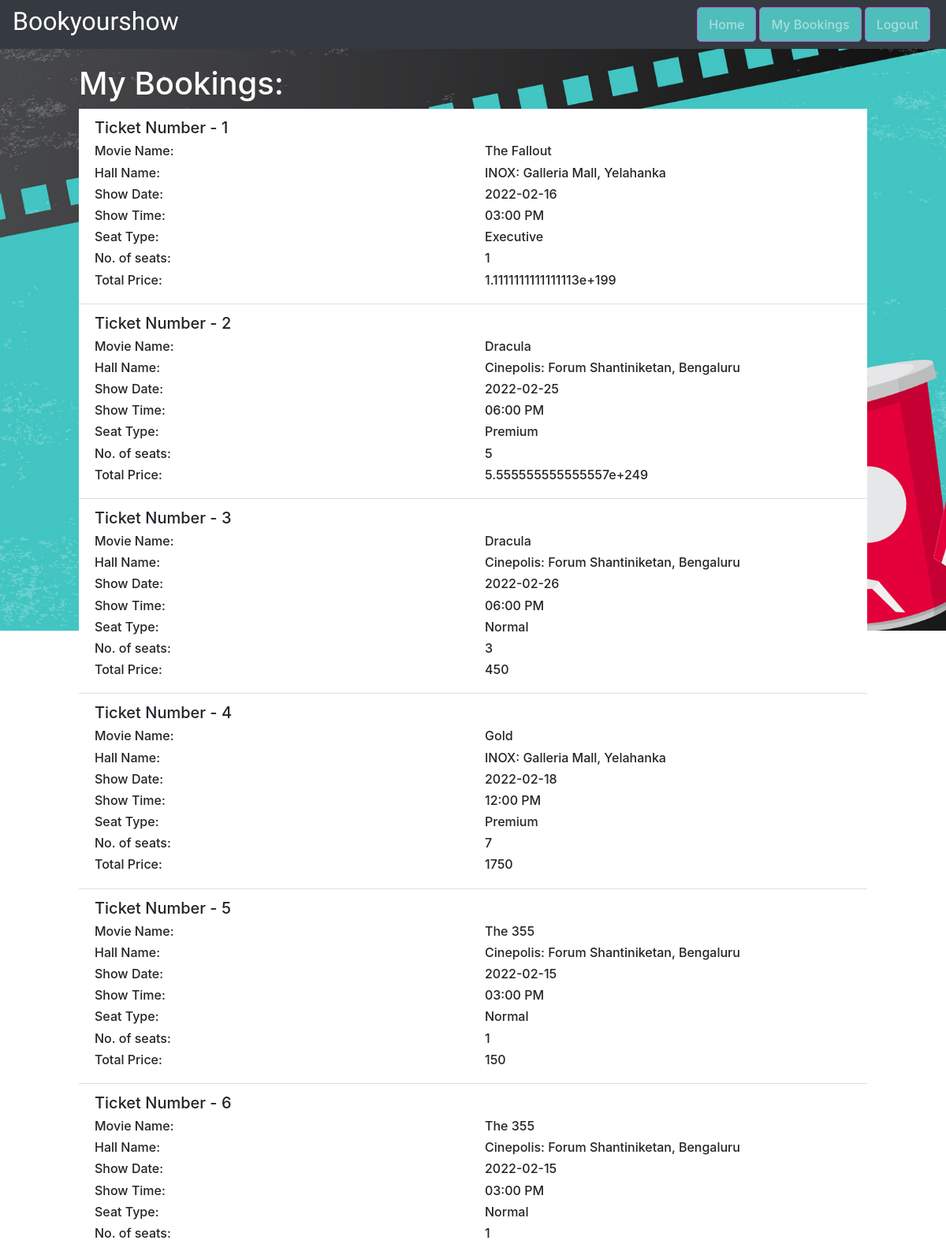
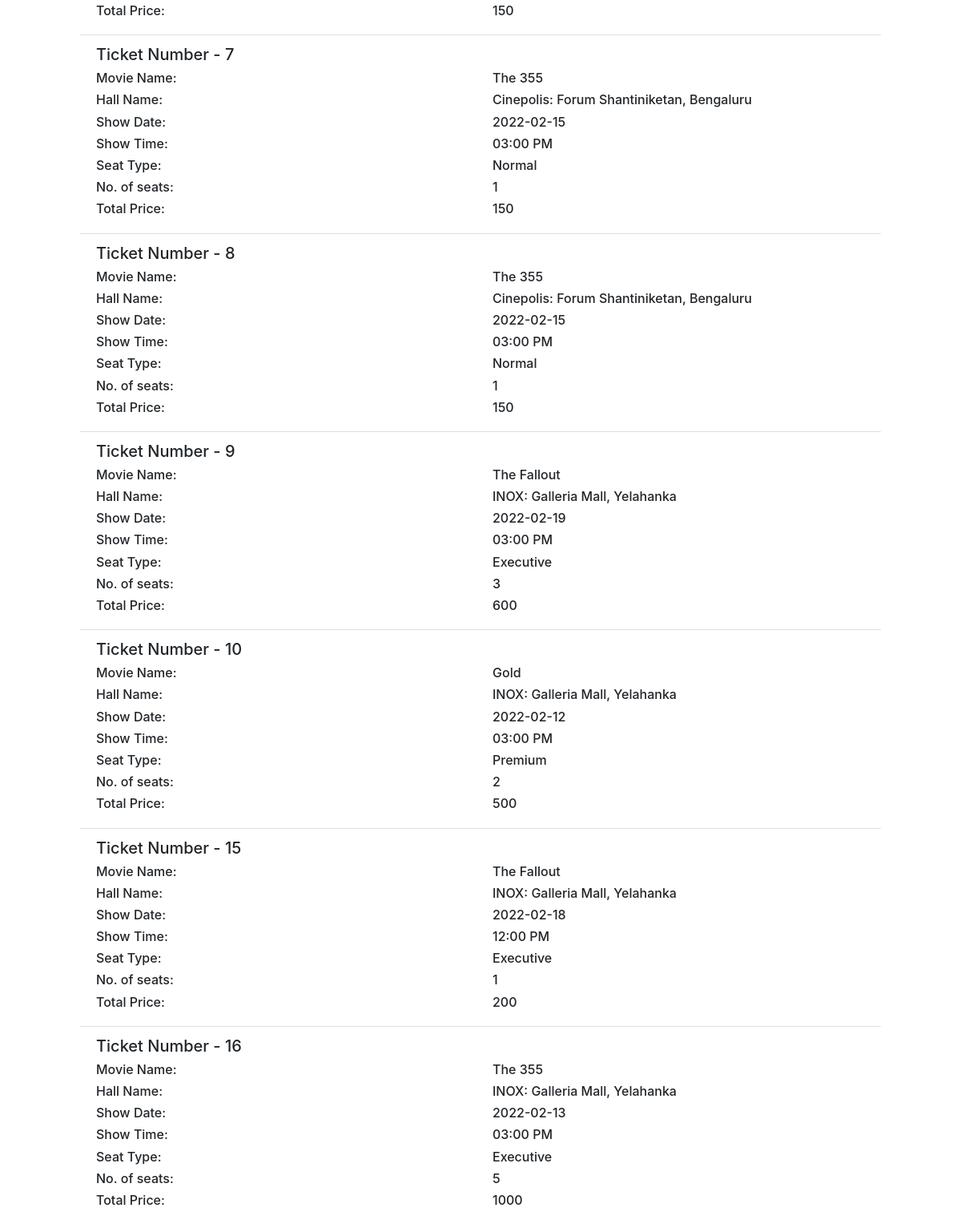
/my-bookings (signed in), run on the app's committed database (2 pictures, top to bottom).
### website/models.py (models this page shows, shortened)
class Booking(db.Model):
    ticket_no = db.Column(db.Integer, primary_key=True)
    movie_name = db.Column(db.String(100), nullable=False)
    hall_name = db.Column(db.String(100), nullable=False)
    date = db.Column(db.String(10), nullable=True, default=datetime.utcnow)
    time = db.Column(db.String(10), nullable=True, default=datetime.utcnow)
    seat_type = db.Column(db.String(100), nullable=False)
    no_of_seats = db.Column(db.Integer, nullable=False)
    total_price = db.Column(db.Integer, nullable=False)
    user_id = db.Column(db.Integer, db.ForeignKey('user.id'), nullable=False)

### website/routes.py (the view)
@app.route('/my-bookings')
def my_bookings():
    return render_template("my_bookings.html", user=current_user)

### website/models.py (called while the page is built)
@login_manager.user_loader
def load_user(user_id):
    return User.query.get(int(user_id))

### website/templates/my_bookings.html (shortened to what this page needs)
{% extends "base.html" %}
{% block content %}
    <h1 style="color: white; margin-top: 20px" >My Bookings:</h1>
    <ol reversed class="list-group list-group-flush" id="ticket">
      {% for booking in user.bookings %}
      <li class="list-group-item">
          <h5>Ticket Number - {{ booking.ticket_no }}</h5>
          <div class="row">
                <div class="col">
                    <h6>Movie Name:</h6>
                </div>
                <div class="col">
                    <h6>{{booking.movie_name}}</h6>
                </div>
            </div>
            <div class="row">
                <div class="col">
                    <h6>Hall Name:</h6>
                </div>
                <div class="col">
                    <h6>{{booking.hall_name}}</h6>
                </div>
            </div>
            <div class="row">
                <div class="col">
                    <h6>Show Date:</h6>
                </div>
                <div class="col">
                    <h6>{{booking.date}}</h6>
                </div>
            </div>
            <div class="row">
                <div class="col">
                    <h6>Show Time:</h6>
                </div>
                <div class="col">
                    <h6>{{booking.time}}</h6>
                </div>
            </div>
            <div class="row">
                <div class="col">
                    <h6>Seat Type:</h6>
                </div>
                <div class="col">
                    <h6>{{booking.seat_type}}</h6>
                </div>
            </div>
            <div class="row">
                <div class="col">
                    <h6>No. of seats:</h6>
                </div>
                <div class="col">
                    <h6>{{booking.no_of_seats}}</h6>
                </div>
            </div>
            <div class="row">
                <div class="col">
                    <h6>Total Price:</h6>
                </div>
                <div class="col">
                    <h6>{{booking.total_price}}</h6>
                </div>
            </div>
      </li>
      {% endfor %}
    </ol>
{% endblock content %}

### website/templates/base.html (shortened to what this page needs)
<!DOCTYPE html>
<html>
    <head>
        <link
          rel="stylesheet"
          href="https://stackpath.bootstrapcdn.com/bootstrap/4.4.1/css/bootstrap.min.css"
        />
        <link
          rel="stylesheet"
          href="https://stackpath.bootstrapcdn.com/font-awesome/4.7.0/css/font-awesome.min.css"
        />
        <link href="../static/styles.css" rel="stylesheet">
    </head>
    <body>
        <nav class="navbar navbar-expand-lg navbar-dark bg-dark">
            <h2 style="font-family: Lobster; color:white">Bookyourshow</h2>
            <div class="collapse navbar-collapse" id="navbar">
                <div class="navbar-nav nav_bar ml-auto">
                    {% if current_user.is_authenticated %}
                        <button><a class="nav-item nav-link" id="home" href="/">Home</a></button>
                        <button><a class="nav-item nav-link" id="my_bookings" href="/my-bookings">My Bookings</a></button>
                        <button><a class="nav-item nav-link" id="logout" href="/logout">Logout</a></button>
                    {% else %}
                        <button><a class="nav-item nav-link" id="login" href="/login">Login</a></button>
                        <button><a class="nav-item nav-link" id="signUp" href="/sign-up">Sign Up</a></button>
                    {% endif %}
                </div>
            </div>
        </nav>
        <div class="container-xxl custom_cont">
            {% block content %}
            {% endblock %}
        </div>
    </body>
</html>

### website/static/styles.css (style rules this page uses)
body { background-image: url('../static/images/Download-Movie-Template.jpg'); height: 100vh; background-position: center; background-repeat: no-repeat; background-size: cover; }
.custom_cont { padding: 0 100px 0 100px; }
.nav_bar { float: right; }
.nav_bar button { background: #4FBDBA; border: 1px solid #b963e0; margin-right: 4px; font-weight: 500; border-radius: 5px; text-align:center; }
.nav-link { color:black; }

### data on the page
Booking: ticket_no "1", movie_name "The Fallout", hall_name "INOX: Galleria Mall, Yelahanka", date "2022-02-16", time "03:00 PM", seat_type "Executive", no_of_seats "1", total_price "1.1111111111111113e+199"
Booking: ticket_no "2", movie_name "Dracula", hall_name "Cinepolis: Forum Shantiniketan, Bengaluru", date "2022-02-25", time "06:00 PM", seat_type "Premium", no_of_seats "5", total_price "5.555555555555557e+249"
Booking: ticket_no "3", movie_name "Dracula", hall_name "Cinepolis: Forum Shantiniketan, Bengaluru", date "2022-02-26", time "06:00 PM", seat_type "Normal", no_of_seats "3", total_price "450"
Booking: ticket_no "4", movie_name "Gold", hall_name "INOX: Galleria Mall, Yelahanka", date "2022-02-18", time "12:00 PM", seat_type "Premium", no_of_seats "7", total_price "1750"
Booking: ticket_no "5", movie_name "The 355", hall_name "Cinepolis: Forum Shantiniketan, Bengaluru", date "2022-02-15", time "03:00 PM", seat_type "Normal", no_of_seats "1", total_price "150"
Booking: ticket_no "6", movie_name "The 355", hall_name "Cinepolis: Forum Shantiniketan, Bengaluru", date "2022-02-15", time "03:00 PM", seat_type "Normal", no_of_seats "1", total_price "150"
Booking: ticket_no "7", movie_name "The 355", hall_name "Cinepolis: Forum Shantiniketan, Bengaluru", date "2022-02-15", time "03:00 PM", seat_type "Normal", no_of_seats "1", total_price "150"
Booking: ticket_no "8", movie_name "The 355", hall_name "Cinepolis: Forum Shantiniketan, Bengaluru", date "2022-02-15", time "03:00 PM", seat_type "Normal", no_of_seats "1", total_price "150"
Booking: ticket_no "9", movie_name "The Fallout", hall_name "INOX: Galleria Mall, Yelahanka", date "2022-02-19", time "03:00 PM", seat_type "Executive", no_of_seats "3", total_price "600"
Booking: ticket_no "10", movie_name "Gold", hall_name "INOX: Galleria Mall, Yelahanka", date "2022-02-12", time "03:00 PM", seat_type "Premium", no_of_seats "2", total_price "500"
Booking: ticket_no "15", movie_name "The Fallout", hall_name "INOX: Galleria Mall, Yelahanka", date "2022-02-18", time "12:00 PM", seat_type "Executive", no_of_seats "1", total_price "200"
Booking: ticket_no "16", movie_name "The 355", hall_name "INOX: Galleria Mall, Yelahanka", date "2022-02-13", time "03:00 PM", seat_type "Executive", no_of_seats "5", total_price "1000"
